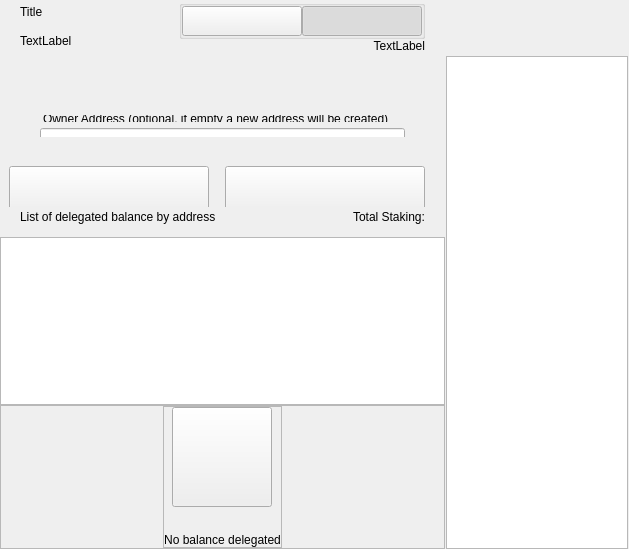
<?xml version="1.0" encoding="UTF-8"?>
<ui version="4.0">
 <class>ColdStakingWidget</class>
 <widget class="QWidget" name="ColdStakingWidget">
  <property name="geometry">
   <rect>
    <x>0</x>
    <y>0</y>
    <width>629</width>
    <height>549</height>
   </rect>
  </property>
  <property name="windowTitle">
   <string>Form</string>
  </property>
  <layout class="QHBoxLayout" name="horizontalLayout_1" stretch="2,1">
   <property name="spacing">
    <number>0</number>
   </property>
   <property name="leftMargin">
    <number>0</number>
   </property>
   <property name="topMargin">
    <number>0</number>
   </property>
   <property name="rightMargin">
    <number>0</number>
   </property>
   <property name="bottomMargin">
    <number>0</number>
   </property>
   <item>
    <widget class="QWidget" name="left" native="true">
     <layout class="QVBoxLayout" name="verticalLayout_3">
      <property name="leftMargin">
       <number>0</number>
      </property>
      <property name="topMargin">
       <number>0</number>
      </property>
      <property name="rightMargin">
       <number>0</number>
      </property>
      <property name="bottomMargin">
       <number>0</number>
      </property>
      <item>
       <layout class="QVBoxLayout" name="verticalLayout_2">
        <property name="spacing">
         <number>0</number>
        </property>
        <item>
         <layout class="QVBoxLayout" name="verticalLayoutTop">
          <property name="spacing">
           <number>0</number>
          </property>
          <property name="leftMargin">
           <number>20</number>
          </property>
          <property name="rightMargin">
           <number>20</number>
          </property>
          <item>
           <widget class="QWidget" name="containerTitle" native="true">
            <property name="sizePolicy">
             <sizepolicy hsizetype="Preferred" vsizetype="Minimum">
              <horstretch>0</horstretch>
              <verstretch>0</verstretch>
             </sizepolicy>
            </property>
            <property name="maximumSize">
             <size>
              <width>16777215</width>
              <height>100</height>
             </size>
            </property>
            <layout class="QHBoxLayout" name="containerTitleLayout">
             <property name="spacing">
              <number>0</number>
             </property>
             <property name="leftMargin">
              <number>0</number>
             </property>
             <property name="topMargin">
              <number>0</number>
             </property>
             <property name="rightMargin">
              <number>0</number>
             </property>
             <property name="bottomMargin">
              <number>0</number>
             </property>
             <item>
              <layout class="QVBoxLayout" name="verticalLayout11">
               <property name="spacing">
                <number>5</number>
               </property>
               <item>
                <widget class="QLabel" name="labelTitle">
                 <property name="text">
                  <string>Title</string>
                 </property>
                </widget>
               </item>
               <item>
                <widget class="QLabel" name="labelSubtitle1">
                 <property name="maximumSize">
                  <size>
                   <width>16777215</width>
                   <height>16777215</height>
                  </size>
                 </property>
                 <property name="text">
                  <string>TextLabel</string>
                 </property>
                </widget>
               </item>
              </layout>
             </item>
             <item>
              <spacer name="horizontalSpacer">
               <property name="orientation">
                <enum>Qt::Horizontal</enum>
               </property>
               <property name="sizeHint" stdset="0">
                <size>
                 <width>40</width>
                 <height>20</height>
                </size>
               </property>
              </spacer>
             </item>
             <item>
              <widget class="QWidget" name="containerViewPrivacyChecks" native="true">
               <layout class="QVBoxLayout" name="containerPrivacyChecks">
                <property name="spacing">
                 <number>0</number>
                </property>
                <property name="leftMargin">
                 <number>0</number>
                </property>
                <property name="topMargin">
                 <number>0</number>
                </property>
                <property name="rightMargin">
                 <number>0</number>
                </property>
                <property name="bottomMargin">
                 <number>0</number>
                </property>
                <item alignment="Qt::AlignHCenter|Qt::AlignVCenter">
                 <widget class="QGroupBox" name="groupBox">
                  <property name="title">
                   <string/>
                  </property>
                  <layout class="QHBoxLayout" name="horizontalLayout_2_1">
                   <property name="spacing">
                    <number>0</number>
                   </property>
                   <property name="leftMargin">
                    <number>0</number>
                   </property>
                   <property name="topMargin">
                    <number>0</number>
                   </property>
                   <property name="rightMargin">
                    <number>0</number>
                   </property>
                   <property name="bottomMargin">
                    <number>0</number>
                   </property>
                   <item>
                    <widget class="QPushButton" name="pushLeft">
                     <property name="minimumSize">
                      <size>
                       <width>120</width>
                       <height>30</height>
                      </size>
                     </property>
                     <property name="maximumSize">
                      <size>
                       <width>120</width>
                       <height>30</height>
                      </size>
                     </property>
                     <property name="focusPolicy">
                      <enum>Qt::NoFocus</enum>
                     </property>
                     <property name="text">
                      <string/>
                     </property>
                     <property name="checkable">
                      <bool>true</bool>
                     </property>
                     <property name="autoExclusive">
                      <bool>true</bool>
                     </property>
                    </widget>
                   </item>
                   <item>
                    <widget class="QPushButton" name="pushRight">
                     <property name="minimumSize">
                      <size>
                       <width>120</width>
                       <height>30</height>
                      </size>
                     </property>
                     <property name="maximumSize">
                      <size>
                       <width>120</width>
                       <height>30</height>
                      </size>
                     </property>
                     <property name="focusPolicy">
                      <enum>Qt::NoFocus</enum>
                     </property>
                     <property name="text">
                      <string/>
                     </property>
                     <property name="checkable">
                      <bool>true</bool>
                     </property>
                     <property name="checked">
                      <bool>true</bool>
                     </property>
                     <property name="autoExclusive">
                      <bool>true</bool>
                     </property>
                    </widget>
                   </item>
                  </layout>
                 </widget>
                </item>
                <item alignment="Qt::AlignTop">
                 <widget class="QLabel" name="labelSubtitle2">
                  <property name="text">
                   <string>TextLabel</string>
                  </property>
                  <property name="alignment">
                   <set>Qt::AlignRight|Qt::AlignTrailing|Qt::AlignVCenter</set>
                  </property>
                 </widget>
                </item>
               </layout>
              </widget>
             </item>
            </layout>
           </widget>
          </item>
          <item>
           <spacer name="verticalSpacer_2">
            <property name="orientation">
             <enum>Qt::Vertical</enum>
            </property>
            <property name="sizeType">
             <enum>QSizePolicy::Fixed</enum>
            </property>
            <property name="sizeHint" stdset="0">
             <size>
              <width>20</width>
              <height>30</height>
             </size>
            </property>
           </spacer>
          </item>
          <item>
           <widget class="QWidget" name="containerSend" native="true">
            <property name="minimumSize">
             <size>
              <width>0</width>
              <height>50</height>
             </size>
            </property>
            <layout class="QVBoxLayout" name="containerSendRow">
             <property name="spacing">
              <number>6</number>
             </property>
             <property name="leftMargin">
              <number>0</number>
             </property>
             <property name="topMargin">
              <number>0</number>
             </property>
             <property name="rightMargin">
              <number>0</number>
             </property>
             <property name="bottomMargin">
              <number>0</number>
             </property>
             <item>
              <widget class="QLabel" name="labelEditTitle">
               <property name="maximumSize">
                <size>
                 <width>16777215</width>
                 <height>30</height>
                </size>
               </property>
               <property name="styleSheet">
                <string notr="true">padding-left:20px; padding-bottom:3px;</string>
               </property>
               <property name="text">
                <string/>
               </property>
              </widget>
             </item>
             <item>
              <spacer name="verticalSpacer_6">
               <property name="orientation">
                <enum>Qt::Vertical</enum>
               </property>
               <property name="sizeType">
                <enum>QSizePolicy::Fixed</enum>
               </property>
               <property name="sizeHint" stdset="0">
                <size>
                 <width>20</width>
                 <height>9</height>
                </size>
               </property>
              </spacer>
             </item>
             <item>
              <widget class="QWidget" name="containerOwner" native="true">
               <layout class="QVBoxLayout" name="vContainerOwner">
                <property name="spacing">
                 <number>4</number>
                </property>
                <property name="leftMargin">
                 <number>20</number>
                </property>
                <property name="topMargin">
                 <number>0</number>
                </property>
                <property name="rightMargin">
                 <number>20</number>
                </property>
                <property name="bottomMargin">
                 <number>0</number>
                </property>
                <item>
                 <widget class="QLabel" name="labelSubtitleDescription">
                  <property name="maximumSize">
                   <size>
                    <width>16777215</width>
                    <height>20</height>
                   </size>
                  </property>
                  <property name="styleSheet">
                   <string notr="true">margin-bottom:2px;
                   margin-left:0.05px;
                   padding:0px;</string>
                  </property>
                  <property name="text">
                   <string>Owner Address (optional, if empty a new address will be created)</string>
                  </property>
                 </widget>
                </item>
                <item>
                 <widget class="QLineEdit" name="lineEditOwnerAddress">
                  <property name="minimumSize">
                   <size>
                    <width>0</width>
                    <height>50</height>
                   </size>
                  </property>
                  <property name="maximumSize">
                   <size>
                    <width>16777215</width>
                    <height>50</height>
                   </size>
                  </property>
                  <property name="styleSheet">
                   <string notr="true"/>
                  </property>
                 </widget>
                </item>
               </layout>
              </widget>
             </item>
            </layout>
           </widget>
          </item>
         </layout>
        </item>
        <item>
         <spacer name="verticalSpacer_3">
          <property name="orientation">
           <enum>Qt::Vertical</enum>
          </property>
          <property name="sizeType">
           <enum>QSizePolicy::Minimum</enum>
          </property>
          <property name="sizeHint" stdset="0">
           <size>
            <width>20</width>
            <height>20</height>
           </size>
          </property>
         </spacer>
        </item>
        <item>
         <widget class="QWidget" name="containerBtn" native="true">
          <property name="minimumSize">
           <size>
            <width>0</width>
            <height>50</height>
           </size>
          </property>
          <layout class="QHBoxLayout" name="horizontalLayout">
           <property name="rightMargin">
            <number>20</number>
           </property>
           <item>
            <spacer name="horizontalSpacer_2">
             <property name="orientation">
              <enum>Qt::Horizontal</enum>
             </property>
             <property name="sizeHint" stdset="0">
              <size>
               <width>200</width>
               <height>20</height>
              </size>
             </property>
            </spacer>
           </item>
           <item>
            <layout class="QHBoxLayout" name="horizontalLayout_7">
             <item>
              <spacer name="horizontalSpacer_3">
               <property name="orientation">
                <enum>Qt::Horizontal</enum>
               </property>
               <property name="sizeType">
                <enum>QSizePolicy::Expanding</enum>
               </property>
               <property name="sizeHint" stdset="0">
                <size>
                 <width>40</width>
                 <height>20</height>
                </size>
               </property>
              </spacer>
             </item>
             <item>
              <widget class="QPushButton" name="pushButtonClear">
               <property name="minimumSize">
                <size>
                 <width>200</width>
                 <height>50</height>
                </size>
               </property>
               <property name="focusPolicy">
                <enum>Qt::NoFocus</enum>
               </property>
               <property name="text">
                <string/>
               </property>
              </widget>
             </item>
             <item>
              <spacer name="horizontalSpacer_4">
               <property name="orientation">
                <enum>Qt::Horizontal</enum>
               </property>
               <property name="sizeType">
                <enum>QSizePolicy::Fixed</enum>
               </property>
               <property name="sizeHint" stdset="0">
                <size>
                 <width>10</width>
                 <height>20</height>
                </size>
               </property>
              </spacer>
             </item>
             <item>
              <widget class="QPushButton" name="pushButtonSend">
               <property name="minimumSize">
                <size>
                 <width>200</width>
                 <height>50</height>
                </size>
               </property>
               <property name="maximumSize">
                <size>
                 <width>200</width>
                 <height>50</height>
                </size>
               </property>
               <property name="focusPolicy">
                <enum>Qt::NoFocus</enum>
               </property>
               <property name="text">
                <string/>
               </property>
              </widget>
             </item>
            </layout>
           </item>
          </layout>
         </widget>
        </item>
        <item>
         <widget class="QWidget" name="containerHistoryLabel" native="true">
          <layout class="QHBoxLayout" name="horizontalLayout_4">
           <property name="spacing">
            <number>0</number>
           </property>
           <property name="leftMargin">
            <number>20</number>
           </property>
           <property name="topMargin">
            <number>0</number>
           </property>
           <property name="rightMargin">
            <number>20</number>
           </property>
           <property name="bottomMargin">
            <number>0</number>
           </property>
           <item>
            <widget class="QWidget" name="verticalWidget" native="true">
             <property name="minimumSize">
              <size>
               <width>100</width>
               <height>0</height>
              </size>
             </property>
             <layout class="QVBoxLayout" name="verticalLayout_58">
              <property name="leftMargin">
               <number>0</number>
              </property>
              <property name="topMargin">
               <number>0</number>
              </property>
              <property name="rightMargin">
               <number>0</number>
              </property>
              <property name="bottomMargin">
               <number>0</number>
              </property>
              <item>
               <widget class="QLabel" name="labelListHistory">
                <property name="text">
                 <string>List of delegated balance by address</string>
                </property>
               </widget>
              </item>
             </layout>
            </widget>
           </item>
           <item>
            <spacer name="horizontalSpacer_5">
             <property name="orientation">
              <enum>Qt::Horizontal</enum>
             </property>
             <property name="sizeHint" stdset="0">
              <size>
               <width>40</width>
               <height>20</height>
              </size>
             </property>
            </spacer>
           </item>
           <item>
            <widget class="QLabel" name="labelStakingTotal">
             <property name="text">
              <string>Total Staking:</string>
             </property>
            </widget>
           </item>
          </layout>
         </widget>
        </item>
        <item>
         <layout class="QVBoxLayout" name="verticalLayout_64">
          <property name="spacing">
           <number>0</number>
          </property>
          <item>
           <spacer name="verticalSpacer_44">
            <property name="orientation">
             <enum>Qt::Vertical</enum>
            </property>
            <property name="sizeType">
             <enum>QSizePolicy::Fixed</enum>
            </property>
            <property name="sizeHint" stdset="0">
             <size>
              <width>20</width>
              <height>10</height>
             </size>
            </property>
           </spacer>
          </item>
          <item>
           <widget class="QListView" name="listView">
            <property name="enabled">
             <bool>true</bool>
            </property>
            <property name="mouseTracking">
             <bool>true</bool>
            </property>
           </widget>
          </item>
          <item>
           <widget class="QFrame" name="emptyContainer">
            <property name="minimumSize">
             <size>
              <width>0</width>
              <height>100</height>
             </size>
            </property>
            <property name="frameShape">
             <enum>QFrame::StyledPanel</enum>
            </property>
            <property name="frameShadow">
             <enum>QFrame::Raised</enum>
            </property>
            <layout class="QVBoxLayout" name="verticalLayout_71" stretch="1,8">
             <property name="spacing">
              <number>0</number>
             </property>
             <property name="leftMargin">
              <number>0</number>
             </property>
             <property name="topMargin">
              <number>0</number>
             </property>
             <property name="rightMargin">
              <number>0</number>
             </property>
             <property name="bottomMargin">
              <number>0</number>
             </property>
             <item>
              <spacer name="verticalSpacer">
               <property name="orientation">
                <enum>Qt::Vertical</enum>
               </property>
               <property name="sizeHint" stdset="0">
                <size>
                 <width>20</width>
                 <height>20</height>
                </size>
               </property>
              </spacer>
             </item>
             <item alignment="Qt::AlignHCenter|Qt::AlignVCenter">
              <widget class="QFrame" name="emptyScreen">
               <property name="sizePolicy">
                <sizepolicy hsizetype="Expanding" vsizetype="Expanding">
                 <horstretch>0</horstretch>
                 <verstretch>0</verstretch>
                </sizepolicy>
               </property>
               <property name="frameShape">
                <enum>QFrame::StyledPanel</enum>
               </property>
               <property name="frameShadow">
                <enum>QFrame::Raised</enum>
               </property>
               <layout class="QVBoxLayout" name="verticalLayout">
                <property name="spacing">
                 <number>30</number>
                </property>
                <property name="leftMargin">
                 <number>0</number>
                </property>
                <property name="topMargin">
                 <number>0</number>
                </property>
                <property name="rightMargin">
                 <number>0</number>
                </property>
                <property name="bottomMargin">
                 <number>0</number>
                </property>
                <item alignment="Qt::AlignHCenter|Qt::AlignVCenter">
                 <widget class="QPushButton" name="pushImgEmpty">
                  <property name="minimumSize">
                   <size>
                    <width>100</width>
                    <height>100</height>
                   </size>
                  </property>
                  <property name="maximumSize">
                   <size>
                    <width>100</width>
                    <height>100</height>
                   </size>
                  </property>
                  <property name="focusPolicy">
                   <enum>Qt::NoFocus</enum>
                  </property>
                  <property name="text">
                   <string/>
                  </property>
                  <property name="iconSize">
                   <size>
                    <width>100</width>
                    <height>100</height>
                   </size>
                  </property>
                 </widget>
                </item>
                <item alignment="Qt::AlignHCenter|Qt::AlignVCenter">
                 <widget class="QLabel" name="labelEmpty">
                  <property name="styleSheet">
                   <string notr="true"/>
                  </property>
                  <property name="text">
                   <string>No balance delegated</string>
                  </property>
                  <property name="alignment">
                   <set>Qt::AlignCenter</set>
                  </property>
                 </widget>
                </item>
               </layout>
              </widget>
             </item>
            </layout>
           </widget>
          </item>
         </layout>
        </item>
       </layout>
      </item>
     </layout>
    </widget>
   </item>
   <item>
    <widget class="QWidget" name="right" native="true">
     <layout class="QVBoxLayout" name="rightContainer">
      <property name="leftMargin">
       <number>1</number>
      </property>
      <property name="topMargin">
       <number>0</number>
      </property>
      <property name="rightMargin">
       <number>1</number>
      </property>
      <property name="bottomMargin">
       <number>0</number>
      </property>
      <item>
       <widget class="QWidget" name="containerRightButtons" native="true">
        <property name="minimumSize">
         <size>
          <width>0</width>
          <height>50</height>
         </size>
        </property>
        <layout class="QVBoxLayout" name="verticalLayout_4">
         <property name="leftMargin">
          <number>19</number>
         </property>
         <property name="topMargin">
          <number>0</number>
         </property>
         <property name="rightMargin">
          <number>19</number>
         </property>
         <item>
          <widget class="OptionButton" name="btnCoinControl" native="true">
           <property name="minimumSize">
            <size>
             <width>0</width>
             <height>0</height>
            </size>
           </property>
          </widget>
         </item>
         <item>
          <widget class="OptionButton" name="btnColdStaking" native="true"/>
         </item>
         <item>
          <widget class="OptionButton" name="btnMyStakingAddresses" native="true">
           <property name="sizePolicy">
            <sizepolicy hsizetype="Preferred" vsizetype="Minimum">
             <horstretch>0</horstretch>
             <verstretch>0</verstretch>
            </sizepolicy>
           </property>
          </widget>
         </item>
        </layout>
       </widget>
      </item>
      <item>
       <widget class="QListView" name="listViewStakingAddress">
        <property name="enabled">
         <bool>true</bool>
        </property>
        <property name="mouseTracking">
         <bool>true</bool>
        </property>
       </widget>
      </item>
     </layout>
    </widget>
   </item>
  </layout>
 </widget>
 <customwidgets>
  <customwidget>
   <class>OptionButton</class>
   <extends>QWidget</extends>
   <header>qt/fucha/optionbutton.h</header>
   <container>1</container>
  </customwidget>
 </customwidgets>
 <resources/>
 <connections/>
</ui>
